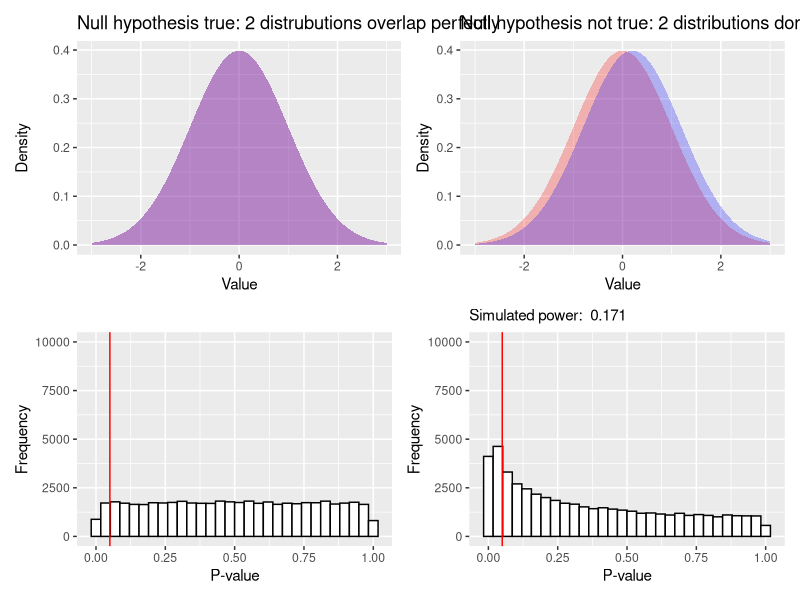

R code for this plot:
##########################
### P-VALUE SIMULATION ###
##########################

# This simulation demonstrates what happens with p-values of two-group 
# comparison when null is true or not true. It shows what statistical power 

library(patchwork)
library(pwr)
library(tidyverse)


## Tunable parameters

n = 50 # Sample size (per group)
d = 0.2 # Group differences (effect size)

# Computed power for t-test
pwr.t.test(n = n, d = d, sig.level = 0.05)

# Simulate 50000 t-tests when null is true
pvals1 <- NULL
for(i in 1:50000) {

  # Simulate two variables with same mean
  x1 <- rnorm(n, mean = 0, sd = 1)
  x2 <- rnorm(n, mean = 0, sd = 1)
  
  # Take p-value from t-test
  pvals1[i] <- t.test(x1, x2)$p.value
}

# Simulate 50000 t-tests when null is not true
pvals2 <- NULL
for(i in 1:50000) {
  
  # Simulate two variables with different mean 
  x1 <- rnorm(n, mean = 0, sd = 1)
  x2 <- rnorm(n, mean = d, sd = 1)

  # Take p-value from t-test
  pvals2[i] <- t.test(x1, x2)$p.value
}

# Bind p-values into data frame
dat <- data.frame(p1 = pvals1, p2 = pvals2)

# Power observed in simulation
sim_power <- mean(dat$p2 < 0.05)

# Histogram for H0 p-values
g1 <- ggplot(dat, aes(x = p1)) + 
  geom_histogram(fill="white", color="black", bins=30) +
  geom_vline(xintercept = 0.05, col="red") +
  ylim(0, 10000) +
  xlab("P-value") +
  ylab("Frequency") 

# Histogram for H1 p-values
g2 <- ggplot(dat, aes(x = p2)) + 
  geom_histogram(fill="white", color="black", bins=30) +
  geom_vline(xintercept = 0.05, col="red") +
  ylim(0, 10000) +
  xlab("P-value") +
  ylab("Frequency") +
  labs(subtitle = paste("Simulated power: ",
                        as.character(round(sim_power, 3))))

# Density plot for vars under H0
g3 <- ggplot() +
  stat_function(fun=dnorm, geom="area", fill="red", alpha=0.25) +
  stat_function(fun=dnorm, geom="area", fill="blue", alpha=0.25) +
  xlim(-3,3) +
  ggtitle("Null hypothesis true: 2 distrubutions overlap perfectly") +
  xlab("Value") +
  ylab("Density")

# Density plot for vars under H1
g4 <- ggplot() +
  stat_function(fun=dnorm, geom="area", fill="red", alpha=0.25) +
  stat_function(fun=dnorm, geom="area", args = list(mean=d), fill="blue", alpha=0.25) +
  xlim(-3,3) +
  ggtitle("Null hypothesis not true: 2 distributions don't overlap perfectly") +
  xlab("Value") +
  ylab("Density")

# Combine plots
g_final <- (g3 + g4) / (g1 + g2)

ggsave("powerdens.png", g_final)
